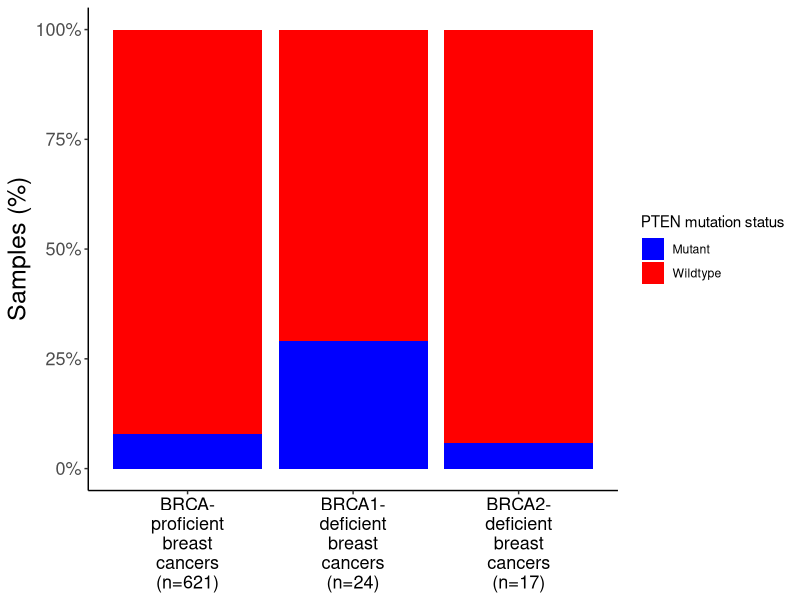

The R source for this figure:
# Load packages
library(ggplot2)
library(scales)

# Set working directory
setwd("/Users/WIMM/Documents/BRCA_2018/Github/")

# Read file
df <- read.table("Data/TCGA_final.txt", header=TRUE, sep="\t", na.strings="NA", stringsAsFactors=FALSE, check.names=FALSE)

# Subset relevant columns
df <- df[, c("BRCA_status", "PTEN_Status", "PTEN_RPPA", "T.Cell.Inflammed.Signature.Score")]

# Remove missing values
df <- na.omit(df)

# Set factor levels
df$PTEN_Status <- as.factor(df$PTEN_Status)
df$PTEN_Status <- factor(df$PTEN_Status, levels=c("No CNA or point mutations", "Amplification", "Deep Deletion", "Truncating mutation (putative driver)", "Missense Mutation (putative driver)", "Missense Mutation (putative passenger)", "Inframe Mutation (putative passenger)"))

# Define PTEN MT, WT
df$PTEN_Status <- ifelse(df$PTEN_Status=="No CNA or point mutations" | df$PTEN_Status=="Amplification", "Wildtype", "Mutant")

# Set factor levels
df$PTEN_Status <- as.factor(df$PTEN_Status)
df$PTEN_Status <- factor(df$PTEN_Status, levels=c("Wildtype", "Mutant"))

# Fisher exact test
    # BRCA1
    df.small <- df[which(df$BRCA_status %in% c("BRCA-proficient", "BRCA1-deficient")),]
    tbl <- table(df.small$PTEN_Status, df.small$BRCA_status)
    fisher.test(as.matrix(tbl))$p.value

    # BRCA2
    df.small <- df[which(df$BRCA_status %in% c("BRCA-proficient", "BRCA2-deficient")),]
    tbl <- table(df.small$PTEN_Status, df.small$BRCA_status)
    fisher.test(as.matrix(tbl))$p.value

# Tabulate sample size per genotype
n.proficient <- length(df$BRCA_status[which(df$BRCA_status=="BRCA-proficient")])
n.brca1 <- length(df$BRCA_status[which(df$BRCA_status=="BRCA1-deficient")])
n.brca2 <- length(df$BRCA_status[which(df$BRCA_status=="BRCA2-deficient")])

# Barplot
    # Definition
    data <- as.data.frame(table(df$BRCA_status, df$PTEN_Status))
    x <- data[,1]
    y <- data$Freq
    z <- data[,2]
    maintitle <- ""
    xtitle <- ""
    ytitle <- "Samples (%)"
    xticks <- c(paste("BRCA-\nproficient\nbreast\ncancers\n(n=", n.proficient, ")", sep=""),
                paste("BRCA1-\ndeficient\nbreast\ncancers\n(n=", n.brca1, ")", sep=""),
                paste("BRCA2-\ndeficient\nbreast\ncancers\n(n=", n.brca2, ")", sep=""))
    legend.title <- "PTEN mutation status"
    legend.label <- c("Mutant", "Wildtype")

    # Plot
    plot <- ggplot(data, aes(x=x, y=y, fill=z)) +
        geom_bar(position="fill", stat="identity") +
        scale_y_continuous(labels=percent_format()) +
        scale_fill_manual(values=c("blue", "red"), name=legend.title, breaks=legend.label) +
        scale_x_discrete(labels=xticks) +
        labs(title=NULL, x=NULL, y=ytitle) +
        theme(panel.grid.major=element_blank(),
              panel.grid.minor=element_blank(),
              panel.background=element_blank(),
              axis.line=element_line(colour="black"),
              axis.text=element_text(size=13),
              axis.title=element_text(size=18),
              axis.text.x=element_text(colour="black"),
              plot.title=element_text(size=18))

    # Save plot
    ggsave("Figures/Figure_4B.pdf", plot, width=8, height=7)
    

